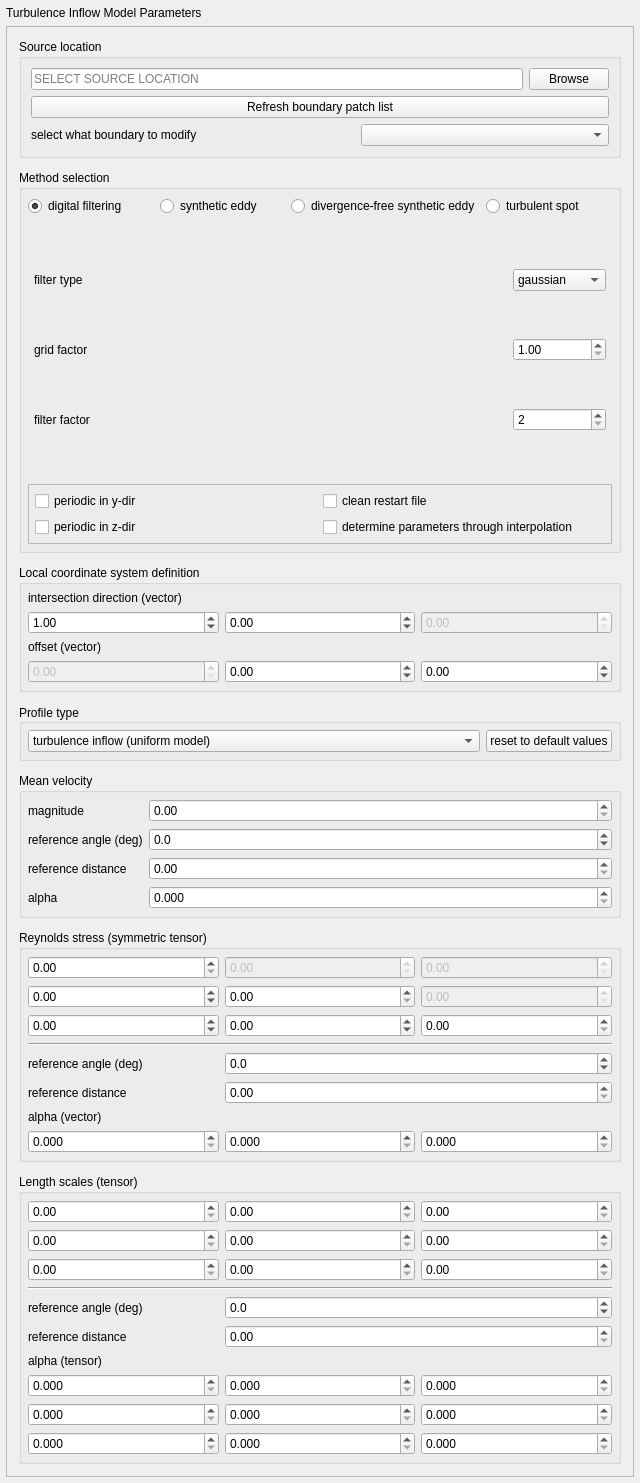
<?xml version="1.0" encoding="UTF-8"?>
<ui version="4.0">
 <class>InflowParameterWidget</class>
 <widget class="SimCenterAppWidget" name="InflowParameterWidget">
  <property name="geometry">
   <rect>
    <x>0</x>
    <y>0</y>
    <width>640</width>
    <height>1483</height>
   </rect>
  </property>
  <property name="windowTitle">
   <string>Frame</string>
  </property>
  <layout class="QVBoxLayout" name="verticalLayout_2">
   <property name="leftMargin">
    <number>6</number>
   </property>
   <property name="topMargin">
    <number>6</number>
   </property>
   <property name="rightMargin">
    <number>6</number>
   </property>
   <property name="bottomMargin">
    <number>6</number>
   </property>
   <item>
    <widget class="QLabel" name="headerLabel">
     <property name="text">
      <string>Turbulence Inflow Model Parameters</string>
     </property>
    </widget>
   </item>
   <item>
    <widget class="QScrollArea" name="scrollArea">
     <property name="sizePolicy">
      <sizepolicy hsizetype="Expanding" vsizetype="MinimumExpanding">
       <horstretch>0</horstretch>
       <verstretch>0</verstretch>
      </sizepolicy>
     </property>
     <property name="horizontalScrollBarPolicy">
      <enum>Qt::ScrollBarAsNeeded</enum>
     </property>
     <property name="sizeAdjustPolicy">
      <enum>QAbstractScrollArea::AdjustToContentsOnFirstShow</enum>
     </property>
     <property name="widgetResizable">
      <bool>true</bool>
     </property>
     <widget class="QWidget" name="scrollAreaWidgetContents">
      <property name="geometry">
       <rect>
        <x>0</x>
        <y>0</y>
        <width>626</width>
        <height>1445</height>
       </rect>
      </property>
      <layout class="QVBoxLayout" name="verticalLayout">
       <property name="spacing">
        <number>12</number>
       </property>
       <property name="leftMargin">
        <number>12</number>
       </property>
       <property name="topMargin">
        <number>12</number>
       </property>
       <property name="rightMargin">
        <number>12</number>
       </property>
       <property name="bottomMargin">
        <number>12</number>
       </property>
       <item>
        <widget class="QGroupBox" name="sourceGroup">
         <property name="sizePolicy">
          <sizepolicy hsizetype="Preferred" vsizetype="Fixed">
           <horstretch>0</horstretch>
           <verstretch>0</verstretch>
          </sizepolicy>
         </property>
         <property name="title">
          <string>Source location</string>
         </property>
         <layout class="QGridLayout" name="gridLayout" columnstretch="0,1,0">
          <item row="3" column="0">
           <widget class="QLabel" name="listLabel">
            <property name="text">
             <string>select what boundary to modify</string>
            </property>
           </widget>
          </item>
          <item row="3" column="1" colspan="2">
           <widget class="QComboBox" name="boundarySelection"/>
          </item>
          <item row="0" column="2">
           <widget class="QPushButton" name="sourceLocateBtn">
            <property name="sizePolicy">
             <sizepolicy hsizetype="Preferred" vsizetype="Fixed">
              <horstretch>0</horstretch>
              <verstretch>0</verstretch>
             </sizepolicy>
            </property>
            <property name="text">
             <string>Browse</string>
            </property>
           </widget>
          </item>
          <item row="0" column="0" colspan="2">
           <widget class="QLineEdit" name="sourceLocationDisplay">
            <property name="sizePolicy">
             <sizepolicy hsizetype="Expanding" vsizetype="Fixed">
              <horstretch>2</horstretch>
              <verstretch>0</verstretch>
             </sizepolicy>
            </property>
            <property name="acceptDrops">
             <bool>false</bool>
            </property>
            <property name="readOnly">
             <bool>true</bool>
            </property>
            <property name="placeholderText">
             <string>SELECT SOURCE LOCATION</string>
            </property>
           </widget>
          </item>
          <item row="1" column="0" colspan="3">
           <widget class="QPushButton" name="refreshButton">
            <property name="maximumSize">
             <size>
              <width>16777</width>
              <height>16777215</height>
             </size>
            </property>
            <property name="text">
             <string>Refresh boundary patch list</string>
            </property>
           </widget>
          </item>
         </layout>
        </widget>
       </item>
       <item>
        <widget class="QGroupBox" name="methodSelectionGroup">
         <property name="title">
          <string>Method selection</string>
         </property>
         <layout class="QGridLayout" name="gridLayout_4">
          <property name="leftMargin">
           <number>6</number>
          </property>
          <property name="topMargin">
           <number>6</number>
          </property>
          <property name="rightMargin">
           <number>6</number>
          </property>
          <property name="bottomMargin">
           <number>6</number>
          </property>
          <property name="verticalSpacing">
           <number>6</number>
          </property>
          <item row="0" column="1">
           <widget class="QRadioButton" name="RB_syntheticEddie">
            <property name="text">
             <string>synthetic eddy</string>
            </property>
           </widget>
          </item>
          <item row="0" column="3">
           <widget class="QRadioButton" name="RB_turbulentSpot">
            <property name="text">
             <string>turbulent spot</string>
            </property>
           </widget>
          </item>
          <item row="0" column="2">
           <widget class="QRadioButton" name="RB_divergenceFree">
            <property name="text">
             <string>divergence-free synthetic eddy</string>
            </property>
           </widget>
          </item>
          <item row="0" column="0">
           <widget class="QRadioButton" name="RB_digitalFilter">
            <property name="text">
             <string>digital filtering</string>
            </property>
            <property name="checked">
             <bool>true</bool>
            </property>
           </widget>
          </item>
          <item row="1" column="0" colspan="4">
           <widget class="QStackedWidget" name="stackedMethods">
            <property name="currentIndex">
             <number>0</number>
            </property>
            <widget class="QWidget" name="digitalFilterPage">
             <layout class="QGridLayout" name="gridLayout_5" columnstretch="1,0">
              <property name="leftMargin">
               <number>6</number>
              </property>
              <property name="topMargin">
               <number>6</number>
              </property>
              <property name="rightMargin">
               <number>6</number>
              </property>
              <property name="bottomMargin">
               <number>6</number>
              </property>
              <item row="2" column="1">
               <widget class="QSpinBox" name="filterFactor">
                <property name="minimum">
                 <number>2</number>
                </property>
                <property name="value">
                 <number>2</number>
                </property>
               </widget>
              </item>
              <item row="0" column="0">
               <widget class="QLabel" name="label_shaoe">
                <property name="text">
                 <string>filter type</string>
                </property>
               </widget>
              </item>
              <item row="0" column="1">
               <widget class="QComboBox" name="filterType">
                <item>
                 <property name="text">
                  <string>gaussian</string>
                 </property>
                </item>
                <item>
                 <property name="text">
                  <string>exponential</string>
                 </property>
                </item>
               </widget>
              </item>
              <item row="1" column="0">
               <widget class="QLabel" name="label_gridFactor">
                <property name="text">
                 <string>grid factor</string>
                </property>
               </widget>
              </item>
              <item row="1" column="1">
               <widget class="QDoubleSpinBox" name="gridFactor">
                <property name="minimum">
                 <double>1.000000000000000</double>
                </property>
                <property name="singleStep">
                 <double>0.010000000000000</double>
                </property>
               </widget>
              </item>
              <item row="2" column="0">
               <widget class="QLabel" name="label_filterFactor">
                <property name="text">
                 <string>filter factor</string>
                </property>
               </widget>
              </item>
             </layout>
            </widget>
            <widget class="QWidget" name="syntheticEddiePage">
             <layout class="QGridLayout" name="gridLayout_7" columnstretch="1,3">
              <property name="leftMargin">
               <number>6</number>
              </property>
              <property name="topMargin">
               <number>6</number>
              </property>
              <property name="rightMargin">
               <number>6</number>
              </property>
              <property name="bottomMargin">
               <number>6</number>
              </property>
              <item row="1" column="0">
               <widget class="QLabel" name="label_eddyDensity">
                <property name="text">
                 <string>eddy density</string>
                </property>
               </widget>
              </item>
              <item row="0" column="0">
               <widget class="QLabel" name="label_eddyType">
                <property name="text">
                 <string>eddy type</string>
                </property>
               </widget>
              </item>
              <item row="0" column="1">
               <widget class="QComboBox" name="eddyType">
                <item>
                 <property name="text">
                  <string>gaussian</string>
                 </property>
                </item>
                <item>
                 <property name="text">
                  <string>tent</string>
                 </property>
                </item>
                <item>
                 <property name="text">
                  <string>step</string>
                 </property>
                </item>
               </widget>
              </item>
              <item row="1" column="1">
               <widget class="QDoubleSpinBox" name="eddyDensity">
                <property name="minimum">
                 <double>1.000000000000000</double>
                </property>
                <property name="maximum">
                 <double>99.000000000000000</double>
                </property>
                <property name="singleStep">
                 <double>0.010000000000000</double>
                </property>
               </widget>
              </item>
             </layout>
            </widget>
            <widget class="QWidget" name="divergenceFreePage">
             <layout class="QGridLayout" name="gridLayout_10" columnstretch="1,3">
              <property name="leftMargin">
               <number>6</number>
              </property>
              <property name="topMargin">
               <number>6</number>
              </property>
              <property name="rightMargin">
               <number>6</number>
              </property>
              <property name="bottomMargin">
               <number>6</number>
              </property>
              <item row="0" column="0">
               <widget class="QLabel" name="label_eddyDensity2">
                <property name="text">
                 <string>eddy density</string>
                </property>
               </widget>
              </item>
              <item row="0" column="1">
               <widget class="QDoubleSpinBox" name="divEddyDensity">
                <property name="minimum">
                 <double>1.000000000000000</double>
                </property>
                <property name="singleStep">
                 <double>0.010000000000000</double>
                </property>
               </widget>
              </item>
             </layout>
            </widget>
            <widget class="QWidget" name="turbulentSpotPage">
             <layout class="QGridLayout" name="gridLayout_11" columnstretch="1,3">
              <property name="leftMargin">
               <number>6</number>
              </property>
              <property name="topMargin">
               <number>6</number>
              </property>
              <property name="rightMargin">
               <number>6</number>
              </property>
              <property name="bottomMargin">
               <number>6</number>
              </property>
              <property name="verticalSpacing">
               <number>6</number>
              </property>
              <item row="1" column="0">
               <widget class="QLabel" name="label_turbulentSpotDensity">
                <property name="text">
                 <string>turbulent spot density</string>
                </property>
               </widget>
              </item>
              <item row="0" column="0">
               <widget class="QLabel" name="label_turbulentSpotType">
                <property name="text">
                 <string>turbulent spot type</string>
                </property>
               </widget>
              </item>
              <item row="1" column="1">
               <widget class="QDoubleSpinBox" name="turbulentSpotDensity">
                <property name="minimum">
                 <double>1.000000000000000</double>
                </property>
               </widget>
              </item>
              <item row="0" column="1">
               <widget class="QFrame" name="frame">
                <property name="frameShape">
                 <enum>QFrame::StyledPanel</enum>
                </property>
                <property name="frameShadow">
                 <enum>QFrame::Raised</enum>
                </property>
                <layout class="QHBoxLayout" name="horizontalLayout_2">
                 <property name="leftMargin">
                  <number>6</number>
                 </property>
                 <property name="topMargin">
                  <number>6</number>
                 </property>
                 <property name="rightMargin">
                  <number>6</number>
                 </property>
                 <property name="bottomMargin">
                  <number>6</number>
                 </property>
                 <item>
                  <widget class="QRadioButton" name="RB_turbulentSpotTypeL">
                   <property name="text">
                    <string>type L</string>
                   </property>
                   <property name="checked">
                    <bool>true</bool>
                   </property>
                  </widget>
                 </item>
                 <item>
                  <widget class="QRadioButton" name="RB_turbulentSpotTypeR">
                   <property name="text">
                    <string>type R</string>
                   </property>
                  </widget>
                 </item>
                </layout>
               </widget>
              </item>
             </layout>
            </widget>
           </widget>
          </item>
          <item row="2" column="0" colspan="4">
           <widget class="QFrame" name="optionsFrame_1">
            <property name="minimumSize">
             <size>
              <width>0</width>
              <height>0</height>
             </size>
            </property>
            <property name="frameShape">
             <enum>QFrame::StyledPanel</enum>
            </property>
            <property name="frameShadow">
             <enum>QFrame::Raised</enum>
            </property>
            <layout class="QGridLayout" name="gridLayout_9">
             <property name="leftMargin">
              <number>6</number>
             </property>
             <property name="topMargin">
              <number>6</number>
             </property>
             <property name="rightMargin">
              <number>6</number>
             </property>
             <property name="bottomMargin">
              <number>6</number>
             </property>
             <item row="2" column="1">
              <widget class="QCheckBox" name="CBx_periodicZ">
               <property name="text">
                <string>periodic in z-dir</string>
               </property>
              </widget>
             </item>
             <item row="1" column="2">
              <widget class="QCheckBox" name="CBx_cleanRestart">
               <property name="text">
                <string>clean restart file</string>
               </property>
              </widget>
             </item>
             <item row="2" column="2">
              <widget class="QCheckBox" name="CBx_interpolateParameters">
               <property name="text">
                <string>determine parameters through interpolation</string>
               </property>
              </widget>
             </item>
             <item row="1" column="1">
              <widget class="QCheckBox" name="CBx_periodicY">
               <property name="text">
                <string>periodic in y-dir</string>
               </property>
              </widget>
             </item>
            </layout>
           </widget>
          </item>
         </layout>
        </widget>
       </item>
       <item>
        <widget class="QGroupBox" name="localCoordinateSystemGroup">
         <property name="title">
          <string>Local coordinate system definition</string>
         </property>
         <layout class="QGridLayout" name="gridLayout_8">
          <property name="leftMargin">
           <number>6</number>
          </property>
          <property name="topMargin">
           <number>6</number>
          </property>
          <property name="rightMargin">
           <number>6</number>
          </property>
          <property name="bottomMargin">
           <number>6</number>
          </property>
          <item row="3" column="2">
           <widget class="QDoubleSpinBox" name="offset2">
            <property name="minimum">
             <double>-10.000000000000000</double>
            </property>
            <property name="maximum">
             <double>10.000000000000000</double>
            </property>
            <property name="singleStep">
             <double>0.010000000000000</double>
            </property>
           </widget>
          </item>
          <item row="1" column="1">
           <widget class="QDoubleSpinBox" name="dir2">
            <property name="minimum">
             <double>-10.000000000000000</double>
            </property>
            <property name="maximum">
             <double>10.000000000000000</double>
            </property>
            <property name="singleStep">
             <double>0.010000000000000</double>
            </property>
           </widget>
          </item>
          <item row="3" column="1">
           <widget class="QDoubleSpinBox" name="offset1">
            <property name="minimum">
             <double>-10.000000000000000</double>
            </property>
            <property name="maximum">
             <double>10.000000000000000</double>
            </property>
            <property name="singleStep">
             <double>0.010000000000000</double>
            </property>
           </widget>
          </item>
          <item row="1" column="2">
           <widget class="QDoubleSpinBox" name="dir3">
            <property name="enabled">
             <bool>false</bool>
            </property>
           </widget>
          </item>
          <item row="3" column="0">
           <widget class="QDoubleSpinBox" name="offset0">
            <property name="enabled">
             <bool>false</bool>
            </property>
           </widget>
          </item>
          <item row="1" column="0">
           <widget class="QDoubleSpinBox" name="dir1">
            <property name="minimum">
             <double>-10.000000000000000</double>
            </property>
            <property name="maximum">
             <double>10.000000000000000</double>
            </property>
            <property name="singleStep">
             <double>0.010000000000000</double>
            </property>
            <property name="value">
             <double>1.000000000000000</double>
            </property>
           </widget>
          </item>
          <item row="2" column="0">
           <widget class="QLabel" name="label_offsetVector">
            <property name="text">
             <string>offset (vector)</string>
            </property>
           </widget>
          </item>
          <item row="0" column="0">
           <widget class="QLabel" name="label_intersectionVector">
            <property name="text">
             <string>intersection direction (vector)</string>
            </property>
           </widget>
          </item>
         </layout>
        </widget>
       </item>
       <item>
        <widget class="QGroupBox" name="typeSelectionGroup">
         <property name="sizePolicy">
          <sizepolicy hsizetype="Preferred" vsizetype="Fixed">
           <horstretch>0</horstretch>
           <verstretch>0</verstretch>
          </sizepolicy>
         </property>
         <property name="title">
          <string>Profile type</string>
         </property>
         <property name="alignment">
          <set>Qt::AlignLeading|Qt::AlignLeft|Qt::AlignVCenter</set>
         </property>
         <property name="flat">
          <bool>false</bool>
         </property>
         <property name="checkable">
          <bool>false</bool>
         </property>
         <layout class="QHBoxLayout" name="horizontalLayout">
          <property name="leftMargin">
           <number>6</number>
          </property>
          <property name="topMargin">
           <number>6</number>
          </property>
          <property name="rightMargin">
           <number>6</number>
          </property>
          <property name="bottomMargin">
           <number>6</number>
          </property>
          <item>
           <widget class="QComboBox" name="modelSelectionCBX">
            <property name="sizePolicy">
             <sizepolicy hsizetype="Expanding" vsizetype="Fixed">
              <horstretch>0</horstretch>
              <verstretch>0</verstretch>
             </sizepolicy>
            </property>
            <item>
             <property name="text">
              <string>turbulence inflow (uniform model)</string>
             </property>
            </item>
            <item>
             <property name="text">
              <string>turbulence inflow (exponential model)</string>
             </property>
            </item>
           </widget>
          </item>
          <item>
           <widget class="QPushButton" name="resetButton">
            <property name="sizePolicy">
             <sizepolicy hsizetype="Preferred" vsizetype="Fixed">
              <horstretch>0</horstretch>
              <verstretch>0</verstretch>
             </sizepolicy>
            </property>
            <property name="text">
             <string>reset to default values</string>
            </property>
           </widget>
          </item>
         </layout>
        </widget>
       </item>
       <item>
        <widget class="QGroupBox" name="velocityGroup">
         <property name="title">
          <string>Mean velocity</string>
         </property>
         <layout class="QGridLayout" name="gridLayout_3" columnstretch="0,1">
          <property name="leftMargin">
           <number>6</number>
          </property>
          <property name="topMargin">
           <number>6</number>
          </property>
          <property name="rightMargin">
           <number>6</number>
          </property>
          <property name="bottomMargin">
           <number>6</number>
          </property>
          <item row="0" column="0">
           <widget class="QLabel" name="label_velocityU">
            <property name="text">
             <string>magnitude</string>
            </property>
           </widget>
          </item>
          <item row="1" column="0">
           <widget class="QLabel" name="label_refAngleU">
            <property name="text">
             <string>reference angle (deg)</string>
            </property>
           </widget>
          </item>
          <item row="2" column="0">
           <widget class="QLabel" name="label_refDistU">
            <property name="text">
             <string>reference distance</string>
            </property>
           </widget>
          </item>
          <item row="3" column="0">
           <widget class="QLabel" name="label_alphaU">
            <property name="text">
             <string>alpha</string>
            </property>
           </widget>
          </item>
          <item row="0" column="1">
           <widget class="QDoubleSpinBox" name="vel">
            <property name="maximum">
             <double>333.000000000000000</double>
            </property>
            <property name="singleStep">
             <double>0.100000000000000</double>
            </property>
           </widget>
          </item>
          <item row="1" column="1">
           <widget class="QDoubleSpinBox" name="refAngleU">
            <property name="decimals">
             <number>1</number>
            </property>
            <property name="minimum">
             <double>-180.000000000000000</double>
            </property>
            <property name="maximum">
             <double>180.000000000000000</double>
            </property>
           </widget>
          </item>
          <item row="2" column="1">
           <widget class="QDoubleSpinBox" name="refDistU">
            <property name="maximum">
             <double>300.000000000000000</double>
            </property>
           </widget>
          </item>
          <item row="3" column="1">
           <widget class="QDoubleSpinBox" name="alphaU">
            <property name="decimals">
             <number>3</number>
            </property>
            <property name="singleStep">
             <double>0.010000000000000</double>
            </property>
           </widget>
          </item>
         </layout>
        </widget>
       </item>
       <item>
        <widget class="QGroupBox" name="phiTensorGroup">
         <property name="title">
          <string>Reynolds stress (symmetric tensor)</string>
         </property>
         <layout class="QGridLayout" name="gridLayout_2" rowstretch="0,0,0,0,0,0,0,0,0,0,0">
          <property name="leftMargin">
           <number>6</number>
          </property>
          <property name="topMargin">
           <number>6</number>
          </property>
          <property name="rightMargin">
           <number>6</number>
          </property>
          <property name="bottomMargin">
           <number>6</number>
          </property>
          <item row="1" column="0">
           <widget class="QDoubleSpinBox" name="PHI11"/>
          </item>
          <item row="1" column="1">
           <widget class="QDoubleSpinBox" name="PHI12">
            <property name="enabled">
             <bool>false</bool>
            </property>
           </widget>
          </item>
          <item row="1" column="2">
           <widget class="QDoubleSpinBox" name="PHI13">
            <property name="enabled">
             <bool>false</bool>
            </property>
           </widget>
          </item>
          <item row="2" column="0">
           <widget class="QDoubleSpinBox" name="PHI21">
            <property name="minimum">
             <double>-100.000000000000000</double>
            </property>
           </widget>
          </item>
          <item row="2" column="1">
           <widget class="QDoubleSpinBox" name="PHI22"/>
          </item>
          <item row="2" column="2">
           <widget class="QDoubleSpinBox" name="PHI23">
            <property name="enabled">
             <bool>false</bool>
            </property>
           </widget>
          </item>
          <item row="5" column="0">
           <widget class="QDoubleSpinBox" name="PHI31">
            <property name="minimum">
             <double>-100.000000000000000</double>
            </property>
           </widget>
          </item>
          <item row="5" column="1">
           <widget class="QDoubleSpinBox" name="PHI32">
            <property name="minimum">
             <double>-100.000000000000000</double>
            </property>
           </widget>
          </item>
          <item row="5" column="2">
           <widget class="QDoubleSpinBox" name="PHI33"/>
          </item>
          <item row="6" column="0" colspan="3">
           <widget class="Line" name="line_4">
            <property name="orientation">
             <enum>Qt::Horizontal</enum>
            </property>
           </widget>
          </item>
          <item row="7" column="0">
           <widget class="QLabel" name="label_refAnglePHI">
            <property name="text">
             <string>reference angle (deg)</string>
            </property>
           </widget>
          </item>
          <item row="7" column="1" colspan="2">
           <widget class="QDoubleSpinBox" name="refAnglePHI">
            <property name="decimals">
             <number>1</number>
            </property>
            <property name="minimum">
             <double>-180.000000000000000</double>
            </property>
            <property name="maximum">
             <double>180.000000000000000</double>
            </property>
           </widget>
          </item>
          <item row="8" column="0">
           <widget class="QLabel" name="label_refDistPHI">
            <property name="text">
             <string>reference distance</string>
            </property>
           </widget>
          </item>
          <item row="8" column="1" colspan="2">
           <widget class="QDoubleSpinBox" name="refDistPHI">
            <property name="maximum">
             <double>300.000000000000000</double>
            </property>
           </widget>
          </item>
          <item row="9" column="0" colspan="3">
           <widget class="QLabel" name="label_alphaPHI">
            <property name="sizePolicy">
             <sizepolicy hsizetype="Preferred" vsizetype="Preferred">
              <horstretch>0</horstretch>
              <verstretch>0</verstretch>
             </sizepolicy>
            </property>
            <property name="text">
             <string>alpha (vector)</string>
            </property>
           </widget>
          </item>
          <item row="10" column="0">
           <widget class="QDoubleSpinBox" name="alpha1">
            <property name="decimals">
             <number>3</number>
            </property>
            <property name="singleStep">
             <double>0.010000000000000</double>
            </property>
           </widget>
          </item>
          <item row="10" column="1">
           <widget class="QDoubleSpinBox" name="alpha2">
            <property name="decimals">
             <number>3</number>
            </property>
            <property name="singleStep">
             <double>0.010000000000000</double>
            </property>
           </widget>
          </item>
          <item row="10" column="2">
           <widget class="QDoubleSpinBox" name="alpha3">
            <property name="decimals">
             <number>3</number>
            </property>
            <property name="singleStep">
             <double>0.010000000000000</double>
            </property>
           </widget>
          </item>
         </layout>
        </widget>
       </item>
       <item>
        <widget class="QGroupBox" name="LTensorGroup">
         <property name="title">
          <string>Length scales (tensor)</string>
         </property>
         <layout class="QGridLayout" name="gridLayout_21" rowstretch="0,0,0,0,0,0,0,0,0,0,0,0,0">
          <property name="leftMargin">
           <number>6</number>
          </property>
          <property name="topMargin">
           <number>6</number>
          </property>
          <property name="rightMargin">
           <number>6</number>
          </property>
          <property name="bottomMargin">
           <number>6</number>
          </property>
          <item row="1" column="0">
           <widget class="QDoubleSpinBox" name="L11"/>
          </item>
          <item row="1" column="1">
           <widget class="QDoubleSpinBox" name="L12"/>
          </item>
          <item row="1" column="2">
           <widget class="QDoubleSpinBox" name="L13"/>
          </item>
          <item row="2" column="0">
           <widget class="QDoubleSpinBox" name="L21"/>
          </item>
          <item row="2" column="1">
           <widget class="QDoubleSpinBox" name="L22"/>
          </item>
          <item row="2" column="2">
           <widget class="QDoubleSpinBox" name="L23"/>
          </item>
          <item row="5" column="0">
           <widget class="QDoubleSpinBox" name="L31"/>
          </item>
          <item row="5" column="1">
           <widget class="QDoubleSpinBox" name="L32"/>
          </item>
          <item row="5" column="2">
           <widget class="QDoubleSpinBox" name="L33"/>
          </item>
          <item row="6" column="0" colspan="3">
           <widget class="Line" name="line_3">
            <property name="orientation">
             <enum>Qt::Horizontal</enum>
            </property>
           </widget>
          </item>
          <item row="7" column="0">
           <widget class="QLabel" name="label_refAngleL">
            <property name="text">
             <string>reference angle (deg)</string>
            </property>
           </widget>
          </item>
          <item row="7" column="1" colspan="2">
           <widget class="QDoubleSpinBox" name="refAngleL">
            <property name="decimals">
             <number>1</number>
            </property>
            <property name="minimum">
             <double>-180.000000000000000</double>
            </property>
            <property name="maximum">
             <double>180.000000000000000</double>
            </property>
           </widget>
          </item>
          <item row="8" column="0">
           <widget class="QLabel" name="label_refDistL">
            <property name="text">
             <string>reference distance</string>
            </property>
           </widget>
          </item>
          <item row="8" column="1" colspan="2">
           <widget class="QDoubleSpinBox" name="refDistL">
            <property name="maximum">
             <double>300.000000000000000</double>
            </property>
           </widget>
          </item>
          <item row="9" column="0" colspan="3">
           <widget class="QLabel" name="label_alphaL">
            <property name="sizePolicy">
             <sizepolicy hsizetype="Preferred" vsizetype="Preferred">
              <horstretch>0</horstretch>
              <verstretch>0</verstretch>
             </sizepolicy>
            </property>
            <property name="text">
             <string>alpha (tensor)</string>
            </property>
           </widget>
          </item>
          <item row="10" column="0">
           <widget class="QDoubleSpinBox" name="alpha11">
            <property name="decimals">
             <number>3</number>
            </property>
            <property name="singleStep">
             <double>0.010000000000000</double>
            </property>
           </widget>
          </item>
          <item row="10" column="1">
           <widget class="QDoubleSpinBox" name="alpha12">
            <property name="decimals">
             <number>3</number>
            </property>
            <property name="singleStep">
             <double>0.010000000000000</double>
            </property>
           </widget>
          </item>
          <item row="10" column="2">
           <widget class="QDoubleSpinBox" name="alpha13">
            <property name="decimals">
             <number>3</number>
            </property>
            <property name="singleStep">
             <double>0.010000000000000</double>
            </property>
           </widget>
          </item>
          <item row="11" column="0">
           <widget class="QDoubleSpinBox" name="alpha21">
            <property name="decimals">
             <number>3</number>
            </property>
            <property name="singleStep">
             <double>0.010000000000000</double>
            </property>
           </widget>
          </item>
          <item row="11" column="1">
           <widget class="QDoubleSpinBox" name="alpha22">
            <property name="decimals">
             <number>3</number>
            </property>
            <property name="singleStep">
             <double>0.010000000000000</double>
            </property>
           </widget>
          </item>
          <item row="11" column="2">
           <widget class="QDoubleSpinBox" name="alpha23">
            <property name="decimals">
             <number>3</number>
            </property>
            <property name="singleStep">
             <double>0.010000000000000</double>
            </property>
           </widget>
          </item>
          <item row="12" column="0">
           <widget class="QDoubleSpinBox" name="alpha31">
            <property name="decimals">
             <number>3</number>
            </property>
            <property name="singleStep">
             <double>0.010000000000000</double>
            </property>
           </widget>
          </item>
          <item row="12" column="1">
           <widget class="QDoubleSpinBox" name="alpha32">
            <property name="decimals">
             <number>3</number>
            </property>
            <property name="singleStep">
             <double>0.010000000000000</double>
            </property>
           </widget>
          </item>
          <item row="12" column="2">
           <widget class="QDoubleSpinBox" name="alpha33">
            <property name="decimals">
             <number>3</number>
            </property>
            <property name="singleStep">
             <double>0.010000000000000</double>
            </property>
           </widget>
          </item>
         </layout>
        </widget>
       </item>
      </layout>
     </widget>
    </widget>
   </item>
  </layout>
 </widget>
 <customwidgets>
  <customwidget>
   <class>SimCenterAppWidget</class>
   <extends>QWidget</extends>
   <header>SimCenterAppWidget.h</header>
   <container>1</container>
  </customwidget>
 </customwidgets>
 <resources/>
 <connections/>
</ui>
